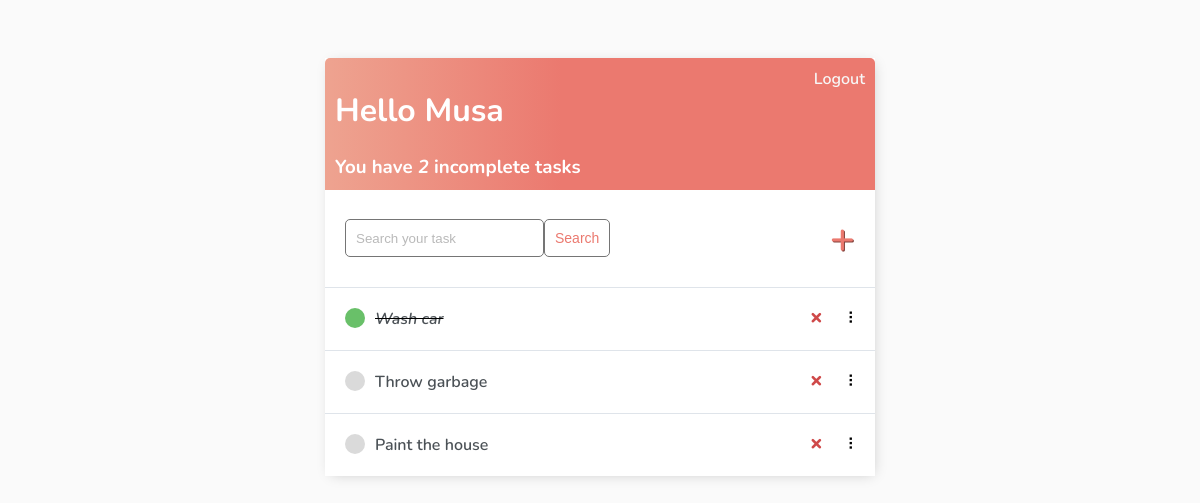
Page / (signed in) on the earlier database version.
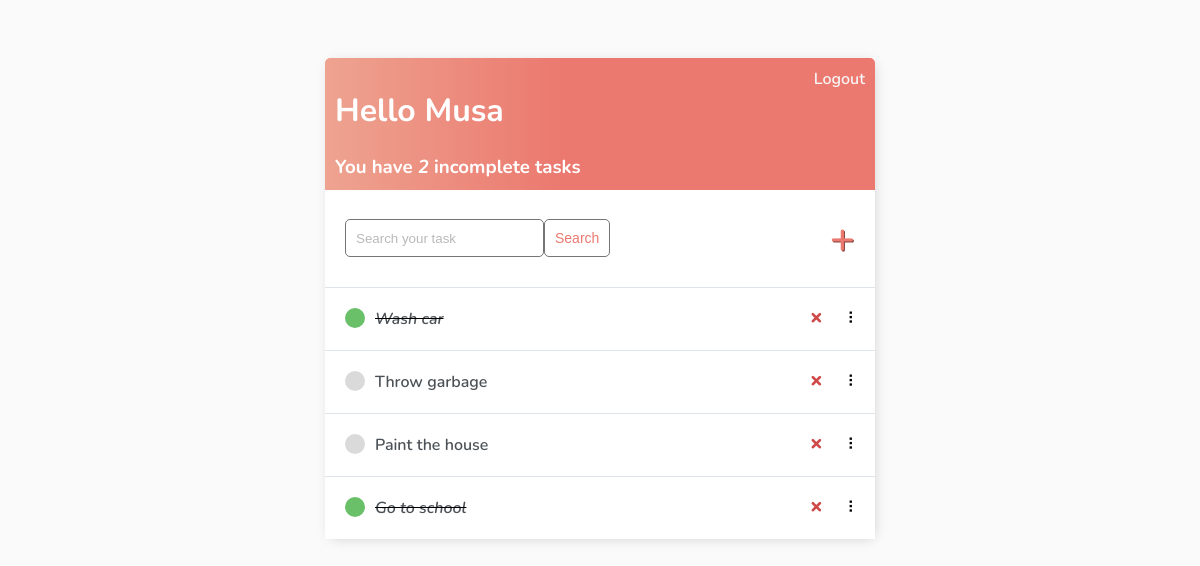
Same page on the later database version.
### base/models.py (models this page shows)
class Task(models.Model):
    user = models.ForeignKey(
        User, on_delete=models.CASCADE, null=True, blank=True)
    title = models.CharField(max_length=200)
    description = models.TextField(null=True, blank=True)
    complete = models.BooleanField(default=False)
    created = models.DateTimeField(auto_now_add=True)
    def __str__(self):
        return self.title
    class Meta:
        order_with_respect_to = 'user'

### base/views.py (the view)
# urls.py: path('', TaskList.as_view(), name='tasks'),
class TaskList(LoginRequiredMixin, ListView):
    model = Task
    context_object_name = 'tasks'
    def get_context_data(self, **kwargs):
        context = super().get_context_data(**kwargs)
        context['tasks'] = context['tasks'].filter(user=self.request.user)
        context['count'] = context['tasks'].filter(complete=False).count()
        search_input = self.request.GET.get('search-area') or ''
        if search_input:
            context['tasks'] = context['tasks'].filter(title__startswith=search_input)
        context['search_input'] = search_input
        return context

### base/templates/base/task_list.html (shortened to what this page needs)
{% extends 'base/main.html' %}
{% block content %}
    <div class="header-bar">
        <div>
            <h1>Hello {{request.user|title}}</h1>
            <h3 style="margin:0">You have <i>{{count}}</i> incomplete task{{ count|pluralize:"s" }}</h3>
        </div>
        {% if request.user.is_authenticated %}
        <a href="{% url 'logout' %}">Logout</a> {% else %}
        <a href="{% url 'login' %}">Login</a> {% endif %}
    </div>
    <div id="search-add-wrapper">
        <form method="GET" style="display: flex;">
            <input type='text' name='search-area' placeholder="Search your task" value="{{search_input}}">
            <input class="button" type="submit" value='Search'>
        </form>
        {% if tasks|length > 0 %}
        <a id="add-link" href="{% url 'task-create' %}">&#x2b;</a>
        {% endif %}
    </div>
    <div id="tasklist" class="task-items-wrapper">
        {% for task in tasks %}
        <div class="task-wrapper" data-position="{{task.pk}}">
            <div class="task-title">
                {% if task.complete %}
                <div class="task-complete-icon"></div>
                <i><s><a href="{% url 'task-update' task.id %}">{{task}}</a></s></i> {% else %}
                <div class="task-incomplete-icon"></div>
                <a href="{% url 'task-update' task.id %}">{{task}}</a> {% endif %}
            </div>
            <div class="task-controls">
                <a class="delete-link" href="{% url 'task-delete' task.id %}">&#215;</a>
                <span class="handle">&nbsp;&#10247;</span>
            </div>
        </div>
        {% empty %}
        <div style="text-align: center; padding-bottom: 10px; line-height: 1em;">
            <h3>No new tasks are created.</h3>
            <h3>Create a <a style="text-decoration: none; color: #e53935;" href="{% url 'task-create' %}">New task</a> ! </h3>
        </div>
        {% endfor %}
    </div>
{% endblock content %}

Differences in the rows shown:
added Task: title "Go to school"
